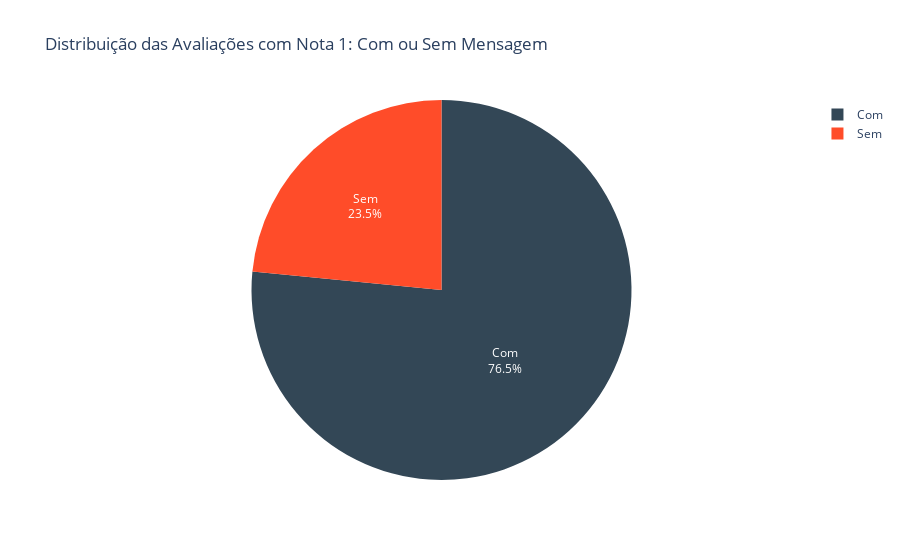

The notebook cell this image was saved under:
### Code cell
import plotly.express as px

# Contagem de valores
contagem = df_avaliacoes_nota_1['tem_mensagem'].value_counts().rename(index={True: 'Com', False: 'Sem'})

# Criação do gráfico
fig = px.pie(
    names=contagem.index,
    values=contagem.values,
    title='Distribuição das Avaliações com Nota 1: Com ou Sem Mensagem',
    color=contagem.index,
    color_discrete_map={
        'Com': '#334756',
        'Sem': '#FF4C29'
    }
)

# Ajustes visuais
fig.update_traces(textinfo='percent+label')
fig.show()

### Figure 1 — Plotly figure (JSON) as saved in the notebook; plotly's stock layout.template omitted (floating-point values rounded to 4 significant figures)
{"data": [{"customdata": [["Com"], ["Sem"]], "domain": {"x": [0, 1], "y": [0, 1]}, "hovertemplate": "label=%{label}<br>value=%{value}<br>color=%{customdata[0]}<extra></extra>", "labels": ["Com", "Sem"], "legendgroup": "", "marker": {"colors": ["#334756", "#FF4C29"]}, "name": "", "showlegend": true, "textinfo": "percent+label", "type": "pie", "values": [8745, 2679]}], "layout": {"legend": {"tracegroupgap": 0}, "title": {"text": "Distribuição das Avaliações com Nota 1: Com ou Sem Mensagem"}}}
